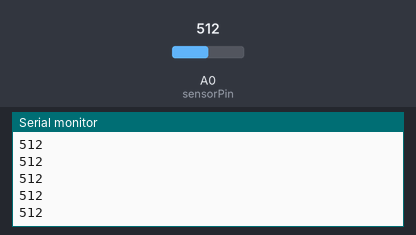
This sketch was run on a simulated Arduino Uno, built with avr-gcc and run on an emulated ATmega328P. Shown: the last lines printed to the serial monitor. Inputs (shaded band) come from the test bench; at power-on: A0 (sensorPin) = 512.

Above: at 1.2 s.
1.3 s: A0 (sensorPin) set to 716
At 1.32 s:
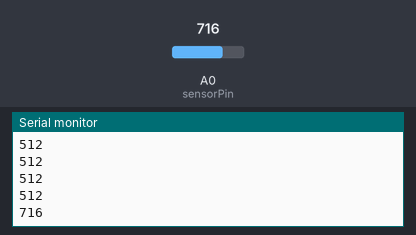
2.8 s: A0 (sensorPin) set to 810
At 2.83 s:
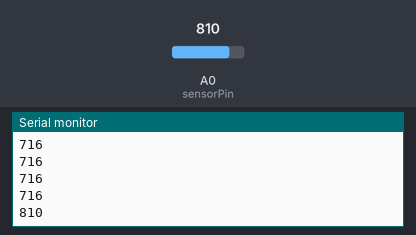
Timing chart, 0 to 5.8 s (numbered marks = the images above; inputs shaded):
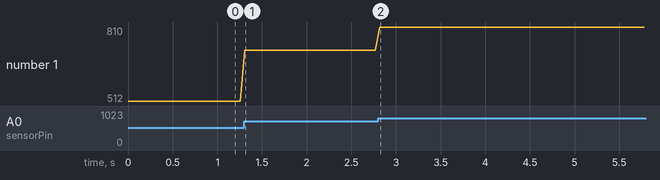

Measured:
- after the input at 1.3 s, the serial monitor: prints a new line at once (image 1)
- after the input at 2.8 s, the serial monitor: prints a new line at once (image 2)
- plotted number 1: 512 → 716 after the input at 1.3 s, 716 → 810 after the input at 2.8 s

The sketch:

Ex6.ino
```cpp
#define sensorPin A0
#define ledPin 7

void setup() {
  // put your setup code here, to run once:
  Serial.begin(9600);
}

void loop() {
  // put your main code here, to run repeatedly:
  int sensorValue = analogRead(sensorPin);
    //sensorValue = map(sensorValue, 600, 700, 0, 255);
   // sensorValue = constrain(sensorValue, 0, 255);
   if (sensorValue <= 800) {
   digitalWrite(ledPin, HIGH);
}else {
  Serial.println(sensorValue);
  delay(50);
}
  Serial.println(sensorValue);
  delay(50);
}
```
